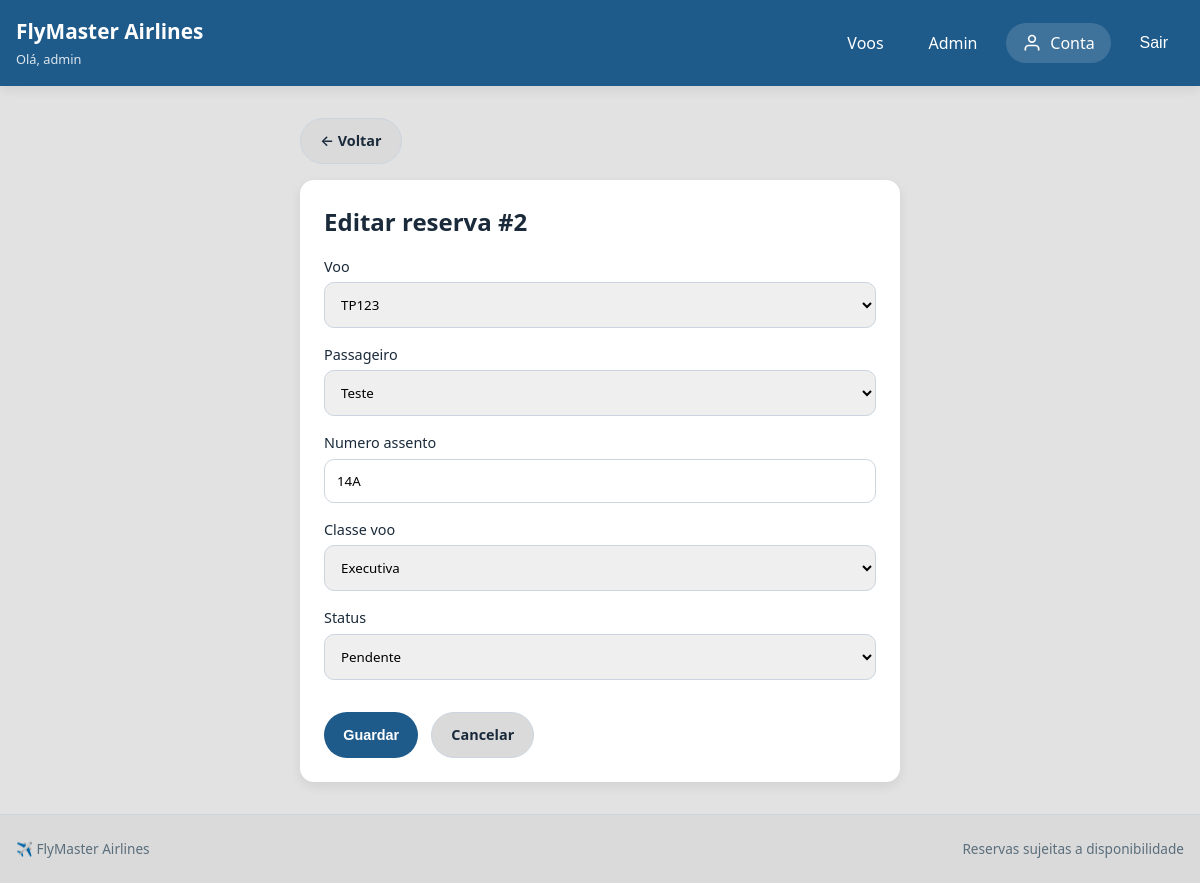
The app's page /reservas/2/editar/ (signed in), older data.
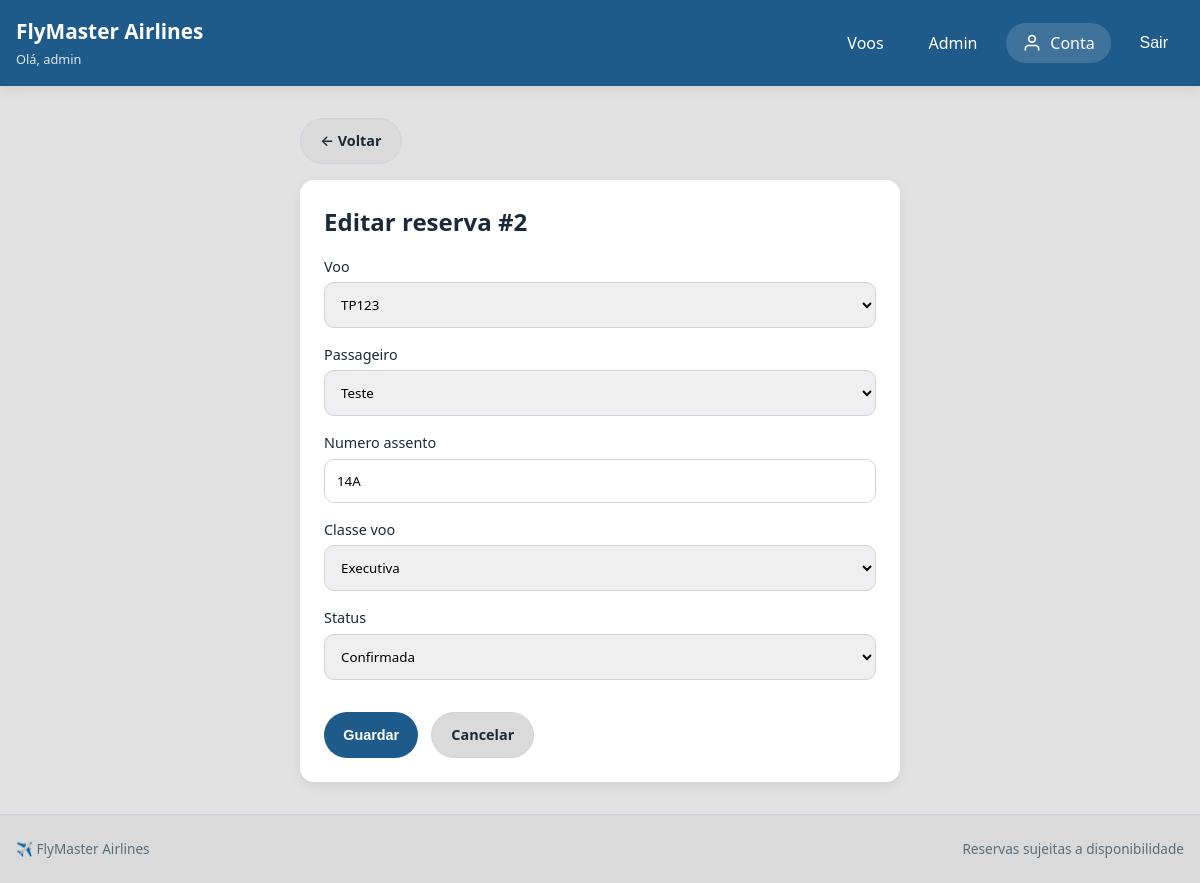
The same page, newer data.
### voos/models.py (models this page shows, shortened)
class Reserva(models.Model):
    STATUS = [
        ('pendente',   'Pendente'),
        ('confirmada', 'Confirmada'),
        ('cancelada',  'Cancelada'),
    ]
    CLASSE = [
        ('económica', 'Económica'),
        ('executiva', 'Executiva'),
    ]
    voo            = models.ForeignKey(Voo, on_delete=models.CASCADE)
    passageiro     = models.ForeignKey(Passageiro, on_delete=models.CASCADE)
    data_reserva   = models.DateTimeField(auto_now_add=True)
    status         = models.CharField(max_length=20, choices=STATUS, default='pendente')
    numero_assento = models.CharField(max_length=5)  # ex: 12A
    classe_voo     = models.CharField(max_length=20, choices=CLASSE, default='económica')
    class Meta:
        unique_together = ('voo', 'numero_assento')

### voos/views.py (the view, shortened to what this page needs)
# urls.py: path('reservas/<int:pk>/editar/', views.ReservaUpdateView.as_view(), name='reserva-update'),
class ReservaUpdateView(LoginRequiredMixin, UpdateView):
    model         = Reserva
    form_class    = ReservaForm
    template_name = 'Voos/reserva_form.html'
    success_url   = reverse_lazy('voos:reserva-list')
    login_url     = reverse_lazy('voos:login')

### voos/forms.py
class ReservaForm(forms.ModelForm):
    class Meta:
        model  = Reserva
        fields = ['voo', 'passageiro', 'numero_assento', 'classe_voo', 'status']
        widgets = {
            'voo':            forms.Select(attrs={'class': 'select'}),
            'passageiro':     forms.Select(attrs={'class': 'select'}),
            'numero_assento': forms.TextInput(attrs={'class': 'input', 'placeholder': 'Ex: 1A'}),
            'classe_voo':     forms.Select(attrs={'class': 'select'}),
            'status':         forms.Select(attrs={'class': 'select'}),
        }

### voos/context_processors.py (called while the page is built)
def gestor_status(request):
    is_gestor = (
        request.user.is_authenticated and (
            request.user.is_superuser or
            request.user.groups.filter(name='gestor').exists()
        )
    )
    return {'is_gestor': is_gestor}

### voos/models.py (called while the page is built)
    def __str__(self):
        return f"{self.numero}"

    def __str__(self):
        return self.nome

### voos/templates/Voos/reserva_form.html (shortened to what this page needs)
{% extends 'Voos/base.html' %}
{% block content %}
<main class="container" style="max-width:600px; margin-top:2rem;">
    <div class="page-actions" style="margin-bottom:1rem;">
        <a href="{% url 'voos:reserva-list' %}" class="btn btn-light">← Voltar</a>
    </div>
    <div class="panel">
        <h2>{% if form.instance.pk %}Editar reserva #{{ form.instance.pk }}{% else %}Nova reserva{% endif %}</h2>
        <form method="post" class="form-grid" style="margin-top:1rem;">
            {% for field in form %}
            <div class="form-group">
                <label for="{{ field.id_for_label }}">{{ field.label }}</label>
                {{ field }}
            </div>
            {% endfor %}
            <div class="form-actions" style="margin-top:1rem;">
                <button type="submit" class="btn btn-primary">Guardar</button>
                <a href="{% url 'voos:reserva-list' %}" class="btn btn-light">Cancelar</a>
            </div>
        </form>
    </div>
</main>
{% endblock %}

Row changes from the older to the newer data that the page shows:
changed Reserva "TP123": status "Pendente" → "Confirmada"
